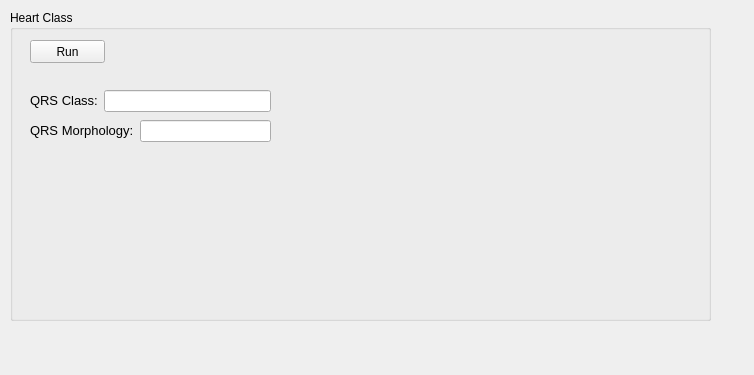
<?xml version="1.0" encoding="UTF-8"?>
<ui version="4.0">
 <class>Heart_class_gui</class>
 <widget class="QWidget" name="Heart_class_gui">
  <property name="geometry">
   <rect>
    <x>0</x>
    <y>0</y>
    <width>754</width>
    <height>375</height>
   </rect>
  </property>
  <property name="windowTitle">
   <string>Form</string>
  </property>
  <widget class="QGroupBox" name="groupBox_HeartClass">
   <property name="geometry">
    <rect>
     <x>10</x>
     <y>10</y>
     <width>701</width>
     <height>311</height>
    </rect>
   </property>
   <property name="title">
    <string>Heart Class</string>
   </property>
   <widget class="QPushButton" name="Button_Run">
    <property name="geometry">
     <rect>
      <x>20</x>
      <y>30</y>
      <width>75</width>
      <height>23</height>
     </rect>
    </property>
    <property name="text">
     <string>Run</string>
    </property>
   </widget>
   <widget class="QWidget" name="layoutWidget">
    <property name="geometry">
     <rect>
      <x>20</x>
      <y>80</y>
      <width>241</width>
      <height>22</height>
     </rect>
    </property>
    <layout class="QHBoxLayout" name="horizontalLayout">
     <item>
      <widget class="QLabel" name="label_QRSClass">
       <property name="text">
        <string>&lt;html&gt;&lt;head/&gt;&lt;body&gt;&lt;p&gt;&lt;span style=&quot; font-size:10pt;&quot;&gt;QRS Class:&lt;/span&gt;&lt;/p&gt;&lt;/body&gt;&lt;/html&gt;</string>
       </property>
      </widget>
     </item>
     <item>
      <widget class="QLineEdit" name="edit_QRS_CLASS_MONITOR"/>
     </item>
    </layout>
   </widget>
   <widget class="QWidget" name="layoutWidget">
    <property name="geometry">
     <rect>
      <x>20</x>
      <y>110</y>
      <width>241</width>
      <height>22</height>
     </rect>
    </property>
    <layout class="QHBoxLayout" name="horizontalLayout_3">
     <item>
      <widget class="QLabel" name="label_QRSMORPHOLOGY">
       <property name="text">
        <string>&lt;html&gt;&lt;head/&gt;&lt;body&gt;&lt;p&gt;&lt;span style=&quot; font-size:10pt;&quot;&gt;QRS Morphology:&lt;/span&gt;&lt;/p&gt;&lt;/body&gt;&lt;/html&gt;</string>
       </property>
      </widget>
     </item>
     <item>
      <widget class="QLineEdit" name="edit_QRS_MORPHOLOGY_MONITOR"/>
     </item>
    </layout>
   </widget>
  </widget>
 </widget>
 <resources/>
 <connections/>
</ui>
